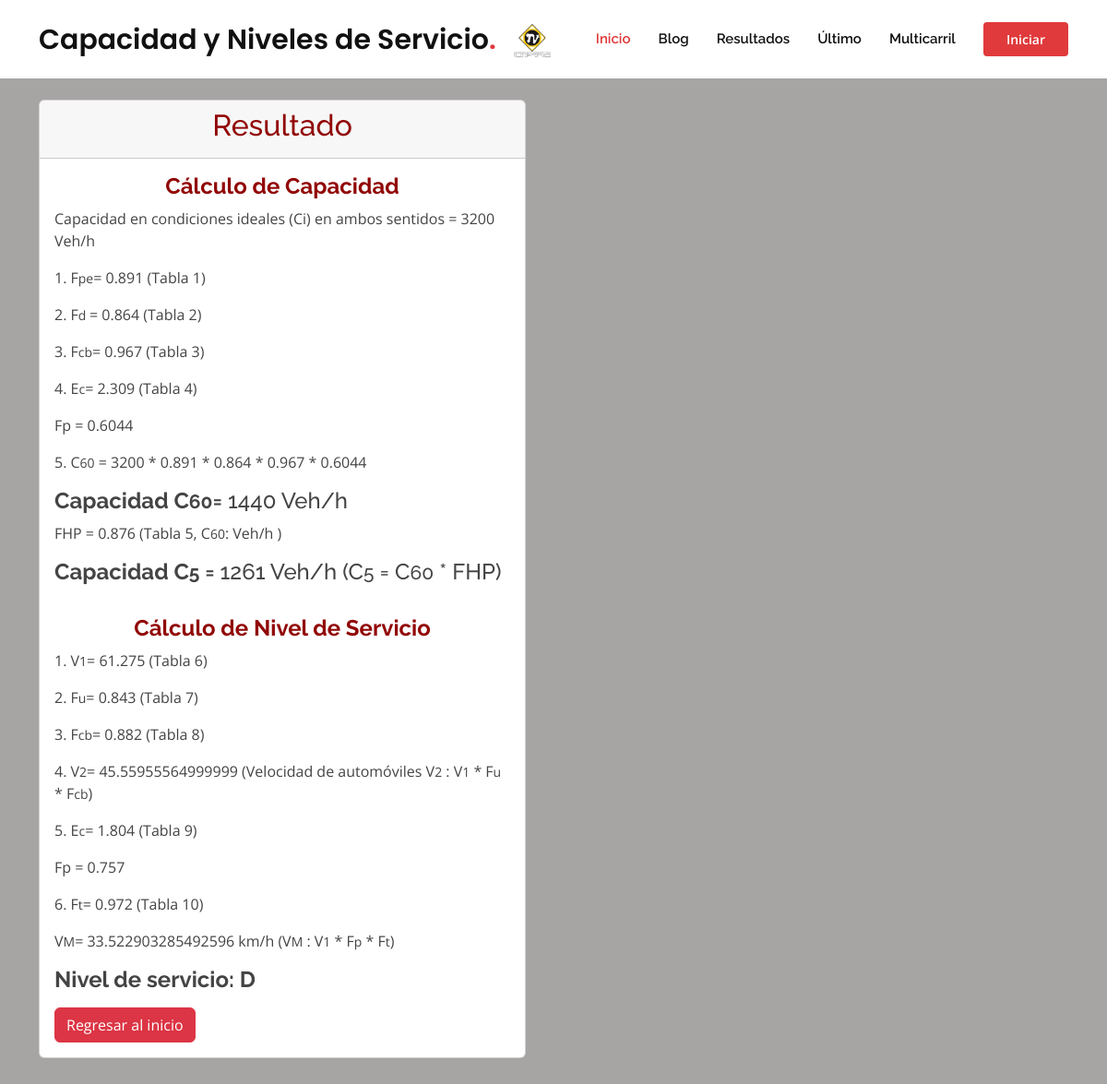
/resultado, run on the app's committed database.
### main.py (models this page shows)
class Resultado(db.Model):
    id = db.Column(db.Integer, primary_key=True)
    Fpe = db.Column(db.Float, nullable=False)
    Fd = db.Column(db.Float, nullable=False)
    Fcb = db.Column(db.Float, nullable=False)
    Ec = db.Column(db.Float, nullable=False)
    Fp = db.Column(db.Float, nullable=False)
    cap_60 = db.Column(db.Integer, nullable=False)
    cap_5 = db.Column(db.Integer, nullable=False)
    FHP = db.Column(db.Float, nullable=False)
    v1 = db.Column(db.Float, nullable=False)
    Fu = db.Column(db.Float, nullable=False)
    Fcb1 = db.Column(db.Float, nullable=False)
    v2 = db.Column(db.Float, nullable=False)
    Ec_vel = db.Column(db.Float, nullable=False)
    Fp_vel = db.Column(db.Float, nullable=False)
    Ft = db.Column(db.Float, nullable=False)
    vM = db.Column(db.Float, nullable=False)
    Vi = db.Column(db.Integer, nullable=False)
    Final = db.Column(db.Integer, nullable=False)

### main.py (the view)
@app.route("/resultado", methods=["GET","POST"])
def resultado():
    id = len(db.session.query(Resultado).all())
    registro = Resultado.query.get(id)
    return render_template('resultados.html',datos=registro)

### templates/resultados.html (shortened to what this page needs)
<!DOCTYPE html>
<html lang="en">
<head>
  <link href="../static/assets/vendor/aos/aos.css" rel="stylesheet">
  <link href="../static/assets/vendor/bootstrap/css/bootstrap.min.css" rel="stylesheet">
  <link href="../static/assets/vendor/bootstrap-icons/bootstrap-icons.css" rel="stylesheet">
  <link href="../static/assets/vendor/boxicons/css/boxicons.min.css" rel="stylesheet">
  <link href="../static/assets/vendor/glightbox/css/glightbox.min.css" rel="stylesheet">
  <link href="../static/assets/vendor/remixicon/remixicon.css" rel="stylesheet">
  <link href="../static/assets/vendor/swiper/swiper-bundle.min.css" rel="stylesheet">
  <link href="../static/assets/css/style.css" rel="stylesheet">
</head>
<body>
  {% import "bootstrap/wtf.html" as wtf %}
  <header id="header" class="fixed-top d-flex align-items-center">
    <div class="container d-flex align-items-center">
      <h1 class="logo me-auto"><a href="{{url_for('home')}}">Capacidad y Niveles de Servicio<span>.</span></a></h1>
      <a href="{{url_for('home')}}" class="logo me-auto"><img src="../static/assets/img/logo.png" alt=""></a>
      <nav id="navbar" class="navbar order-last order-lg-0">
        <ul>
          <li><a class="nav-link scrollto active" href="{{url_for('home')}}">Inicio</a></li>
          <li><a class="nav-link scrollto" href="{{url_for('blog')}}">Blog</a></li>
          <li><a class="nav-link scrollto " href="{{url_for('resultados')}}">Resultados</a></li>
          <li><a href="{{url_for('resultado')}}">Último</a></li>
          <li><a class="nav-link scrollto" href="{{url_for('multicarril')}}">Multicarril</a></li>
        </ul>
      </nav>
      <a href="#about" class="get-started-btn scrollto">Iniciar</a>
    </div>
  </header>
    <br>
    <br>
    <section class="inner-page" style="background-color:rgb(167, 164, 164)">
      <div class="container" data-aos="fade-up">
        <div class="card" style="width: 33rem;">
          <div class="card-header"><h2 style="text-align:center; color: rgb(145, 5, 5);">Resultado</h2>
          </div>
          <div class="card-body" >
            <ul class="list-unstyled">
              <li style="text-align:center; color: rgb(145, 5, 5);"><h4><strong>Cálculo de Capacidad</strong></h4></li>
              <li><p>Capacidad en condiciones ideales (Ci) en ambos sentidos = 3200 Veh/h</p></li>
              <li><p>1. F<small>pe</small>= {{datos.Fpe}} (Tabla 1)</p></li>
              <li><p>2. F<small>d </small>= {{datos.Fd}} (Tabla 2)</p></li>
              <li><p>3. F<small>cb</small>= {{datos.Fcb}} (Tabla 3)</p></li>
              <li><p>4. E<small>c</small>= {{datos.Ec}} (Tabla 4)</p></li>
              <li><p>Fp = {{datos.Fp}} </p></li>
              <li><p>5. C<small>60</small> = 3200 * {{datos.Fpe}} * {{datos.Fd}} * {{datos.Fcb}} * {{datos.Fp}}</p></li>
              <li><h4><b>Capacidad C<small>60</small>=</b> {{datos.cap_60 }} Veh/h</h4></li>
              <li><p>FHP = {{datos.FHP}} (Tabla 5, C<small>60</small>: {{cap_60}} Veh/h )</p></li>
              <li><h4><b>Capacidad C<small>5</small> = </b>{{datos.cap_5}} Veh/h (C<small>5</small> = C<small>60</small> * FHP)</h4></li>
              <br>
              <li style="text-align:center; color: rgb(145, 5, 5);"s><h4><strong>Cálculo de Nivel de Servicio</strong></h4></li>
              <li><p>1. V<small>1</small>= {{datos.v1}} (Tabla 6)</p></li>
              <li><p>2. F<small>u</small>= {{datos.Fu}} (Tabla 7)</p></li>
              <li><p>3. F<small>cb</small>= {{datos.Fcb1}} (Tabla 8)</p></li>
              <li><p>4. V<small>2</small>= {{datos.v2}} (Velocidad de automóviles V<small>2</small> : V<small>1</small> * F<small>u</small> * F<small>cb</small>)</p></li>
              <li><p>5. E<small>c</small>= {{datos.Ec_vel}} (Tabla 9)</p></li>
              <li><p>Fp = {{datos.Fp_vel}} </p></li>
              <li><p>6. F<small>t</small>= {{datos.Ft}} (Tabla 10)</p></li>
              <li><p>V<small>M</small>= {{datos.vM}} km/h (V<small>M</small> : V<small>1</small> * F<small>p</small> * F<small>t</small>)</p></li>
              <li><h4><b>Nivel de servicio: {{datos.Final}}</b></h4></li>
            </ul>
            <a href="{{url_for('home')}}" class="btn btn-danger" style="text-align:center">Regresar al inicio</a>
          </div>
        </div>
      </div>
    </section>
</body>
</html>

### static/assets/css/style.css (style rules this page uses)
body { font-family: "Open Sans", sans-serif; color: #444444; }
a { color: #f5de12; text-decoration: none; }
h1, h2, h3, h4, h5, h6 { font-family: "Raleway", sans-serif; }
#header { background: #fff; transition: all 0.5s; z-index: 997; padding: 20px 0; }
#header .logo { font-size: 30px; margin: 0; padding: 0; font-weight: 600; font-family: "Poppins", sans-serif; }
#header .logo a { color: #111111; }
#header .logo a span { color: #e03a3c; }
#header .logo img { max-height: 40px; }
.get-started-btn { margin-left: 30px; background: #e03a3c; color: #fff; border-radius: 4px; padding: 8px 25px; white-space: nowrap; transition: 0.3s; font-size: 14px; font-weight: 600; display: inline-block; }
.navbar { padding: 0; }
.navbar ul { margin: 0; padding: 0; display: flex; list-style: none; align-items: center; }
.navbar li { position: relative; }
.navbar a, .navbar a:focus { display: flex; align-items: center; justify-content: space-between; padding: 10px 0 10px 30px; font-family: "Raleway", sans-serif; font-size: 15px; font-weight: 600; color: #111111; white-space: nowrap; transition: 0.3s; }
.navbar a:hover, .navbar .active, .navbar .active:focus, .navbar li:hover>a { color: #e03a3c; }
section { padding: 60px 0; overflow: hidden; position: relative; }

### data on the page
Resultado: Fpe "0.891", Fd "0.864", Fcb "0.967", Ec "2.309", Fp "0.6044", cap_60 "1440", FHP "0.876", cap_5 "1261", v1 "61.275", Fu "0.843", Fcb1 "0.882", v2 "45.55955564999999", Ec_vel "1.804", Fp_vel "0.757", Ft "0.972", vM "33.522903285492596", Final "D"
